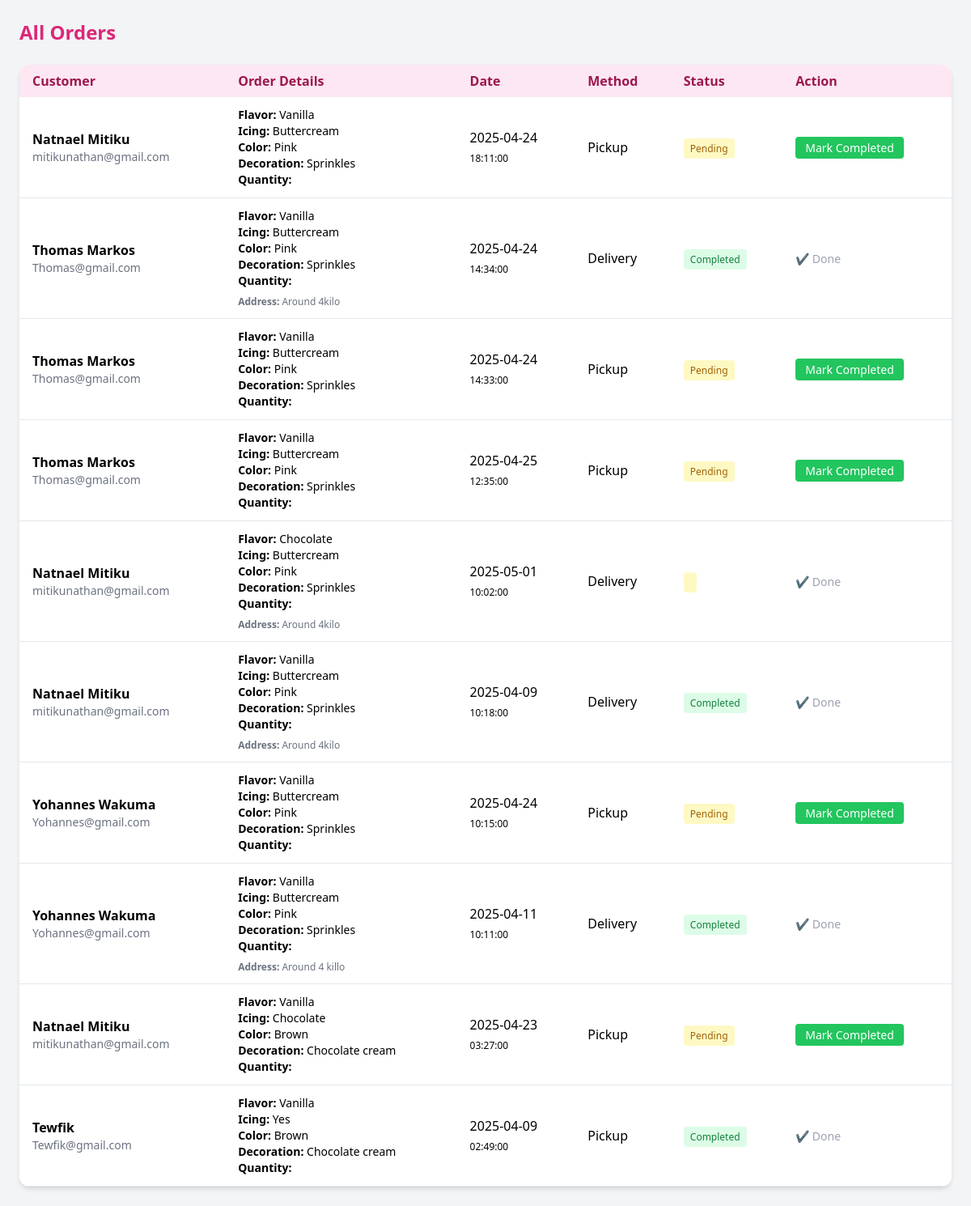
Screenshot of /orders.php (signed in) with the database file from the repository.
### tables this page shows
CREATE TABLE `orderss` (
  `id` int(11) NOT NULL,
  `user_id` int(11) DEFAULT NULL,
  `order_date` date NOT NULL,
  `pickup_or_delivery` enum('pickup','delivery') NOT NULL,
  `delivery_address` text DEFAULT NULL,
  `required_time` time DEFAULT NULL,
  `status` enum('pending','completed') DEFAULT 'pending',
  `created_at` timestamp NOT NULL DEFAULT current_timestamp()
);

CREATE TABLE `userss` (
  `id` int(11) NOT NULL,
  `name` varchar(100) NOT NULL,
  `email` varchar(100) NOT NULL,
  `password` varchar(255) NOT NULL,
  `role` enum('admin','customer','delivery') DEFAULT 'customer',
  `created_at` timestamp NOT NULL DEFAULT current_timestamp()
);

CREATE TABLE `order_items` (
  `id` int(11) NOT NULL,
  `order_id` int(11) DEFAULT NULL,
  `flavor` varchar(100) DEFAULT NULL,
  `icing` varchar(100) DEFAULT NULL,
  `color` varchar(50) DEFAULT NULL,
  `decoration` varchar(100) DEFAULT NULL,
  `Quantity` int(11) DEFAULT NULL
);

### orders.php (the view, shortened to what this page needs)
<?php
require 'includes/db.php';
$stmt = $pdo->query("
    SELECT o.*, u.name AS customer_name, u.email
    FROM orderss o
    JOIN userss u ON o.user_id = u.id
    ORDER BY o.created_at DESC
");
$orders = $stmt->fetchAll();
?>
<!DOCTYPE html>
<html lang="en">
<head>
    <script src="https://cdn.tailwindcss.com"></script>
</head>
<body class="bg-gray-100">
    <div class="p-6">
        <h2 class="text-2xl font-bold text-pink-600 mb-6">All Orders</h2>
        <table class="min-w-full bg-white shadow-md rounded-xl overflow-hidden">
            <thead class="bg-pink-100 text-pink-800">
                <tr>
                    <th class="px-4 py-2 text-left">Customer</th>
                    <th class="px-4 py-2 text-left">Order Details</th>
                    <th class="px-4 py-2 text-left">Date</th>
                    <th class="px-4 py-2 text-left">Method</th>
                    <th class="px-4 py-2 text-left">Status</th>
                    <th class="px-4 py-2 text-left">Action</th>
                </tr>
            </thead>
            <tbody>
                <?php foreach ($orders as $order): ?>
                    <?php
                        $itemsStmt = $pdo->prepare("SELECT * FROM order_items WHERE order_id = ?");
                        $itemsStmt->execute([$order['id']]);
                        $item = $itemsStmt->fetch();
                    ?>
                    <tr class="border-b hover:bg-gray-50">
                        <td class="px-4 py-3">
                            <div class="font-semibold"><?= htmlspecialchars($order['customer_name']) ?></div>
                            <div class="text-sm text-gray-500"><?= htmlspecialchars($order['email']) ?></div>
                        </td>
                        <td class="px-4 py-3 text-sm">
                            <div><strong>Flavor:</strong> <?= $item['flavor'] ?></div>
                            <div><strong>Icing:</strong> <?= $item['icing'] ?></div>
                            <div><strong>Color:</strong> <?= $item['color'] ?></div>
                            <div><strong>Decoration:</strong> <?= $item['decoration'] ?></div>
                            <div><strong>Quantity:</strong> <?= $item['quantity'] ?></div>
                            <?php if ($order['pickup_or_delivery'] == 'delivery'): ?>
                                <div class="mt-2 text-xs text-gray-500"><strong>Address:</strong> <?= $order['delivery_address'] ?></div>
                            <?php endif; ?>
                        </td>
                        <td class="px-4 py-3"><?= $order['order_date'] ?> <br><span class="text-xs"><?= $order['required_time'] ?></span></td>
                        <td class="px-4 py-3"><?= ucfirst($order['pickup_or_delivery']) ?></td>
                        <td class="px-4 py-3">
                            <span class="px-2 py-1 rounded text-xs <?= $order['status'] === 'completed' ? 'bg-green-100 text-green-700' : 'bg-yellow-100 text-yellow-700' ?>">
                                <?= ucfirst($order['status']) ?>
                            </span>
                        </td>
                        <td class="px-4 py-3">
                            <?php if ($order['status'] === 'pending'): ?>
                                <a href="?complete=<?= $order['id'] ?>" class="bg-green-500 text-white px-3 py-1 rounded text-sm hover:bg-green-600">Mark Completed</a>
                            <?php else: ?>
                                <span class="text-gray-400 text-sm">✔ Done</span>
                            <?php endif; ?>
                        </td>
                    </tr>
                <?php endforeach; ?>
            </tbody>
        </table>
    </div>
</body>
</html>

### rows the page displays
orderss: user.name "Natnael Mitiku", user.email "mitikunathan@gmail.com", order_items.flavor "Vanilla", order_items.icing "Buttercream", order_items.color "Pink", order_items.decoration "Sprinkles", order_date "2025-04-24", required_time "18:11:00", pickup_or_delivery "Pickup", status "Pending"
orderss: user.name "Thomas Markos", user.email "Thomas@gmail.com", order_items.flavor "Vanilla", order_items.icing "Buttercream", order_items.color "Pink", order_items.decoration "Sprinkles", delivery_address "Around 4kilo", order_date "2025-04-24", required_time "14:34:00", pickup_or_delivery "Delivery", status "Completed", shows "✔ Done"
orderss: user.name "Thomas Markos", user.email "Thomas@gmail.com", order_items.flavor "Vanilla", order_items.icing "Buttercream", order_items.color "Pink", order_items.decoration "Sprinkles", order_date "2025-04-24", required_time "14:33:00", pickup_or_delivery "Pickup", status "Pending"
orderss: user.name "Thomas Markos", user.email "Thomas@gmail.com", order_items.flavor "Vanilla", order_items.icing "Buttercream", order_items.color "Pink", order_items.decoration "Sprinkles", order_date "2025-04-25", required_time "12:35:00", pickup_or_delivery "Pickup", status "Pending"
orderss: user.name "Natnael Mitiku", user.email "mitikunathan@gmail.com", order_items.flavor "Chocolate", order_items.icing "Buttercream", order_items.color "Pink", order_items.decoration "Sprinkles", delivery_address "Around 4kilo", order_date "2025-05-01", required_time "10:02:00", pickup_or_delivery "Delivery", status "✔ Done"
orderss: user.name "Natnael Mitiku", user.email "mitikunathan@gmail.com", order_items.flavor "Vanilla", order_items.icing "Buttercream", order_items.color "Pink", order_items.decoration "Sprinkles", delivery_address "Around 4kilo", order_date "2025-04-09", required_time "10:18:00", pickup_or_delivery "Delivery", status "Completed", shows "✔ Done"
orderss: user.name "Yohannes Wakuma", user.email "Yohannes@gmail.com", order_items.flavor "Vanilla", order_items.icing "Buttercream", order_items.color "Pink", order_items.decoration "Sprinkles", order_date "2025-04-24", required_time "10:15:00", pickup_or_delivery "Pickup", status "Pending"
orderss: user.name "Yohannes Wakuma", user.email "Yohannes@gmail.com", order_items.flavor "Vanilla", order_items.icing "Buttercream", order_items.color "Pink", order_items.decoration "Sprinkles", delivery_address "Around 4 killo", order_date "2025-04-11", required_time "10:11:00", pickup_or_delivery "Delivery", status "Completed", shows "✔ Done"
orderss: user.name "Natnael Mitiku", user.email "mitikunathan@gmail.com", order_items.flavor "Vanilla", order_items.icing "Chocolate", order_items.color "Brown", order_items.decoration "Chocolate cream", order_date "2025-04-23", required_time "03:27:00", pickup_or_delivery "Pickup", status "Pending"
orderss: user.name "Tewfik", user.email "Tewfik@gmail.com", order_items.flavor "Vanilla", order_items.icing "Yes", order_items.color "Brown", order_items.decoration "Chocolate cream", order_date "2025-04-09", required_time "02:49:00", pickup_or_delivery "Pickup", status "Completed", shows "✔ Done"
